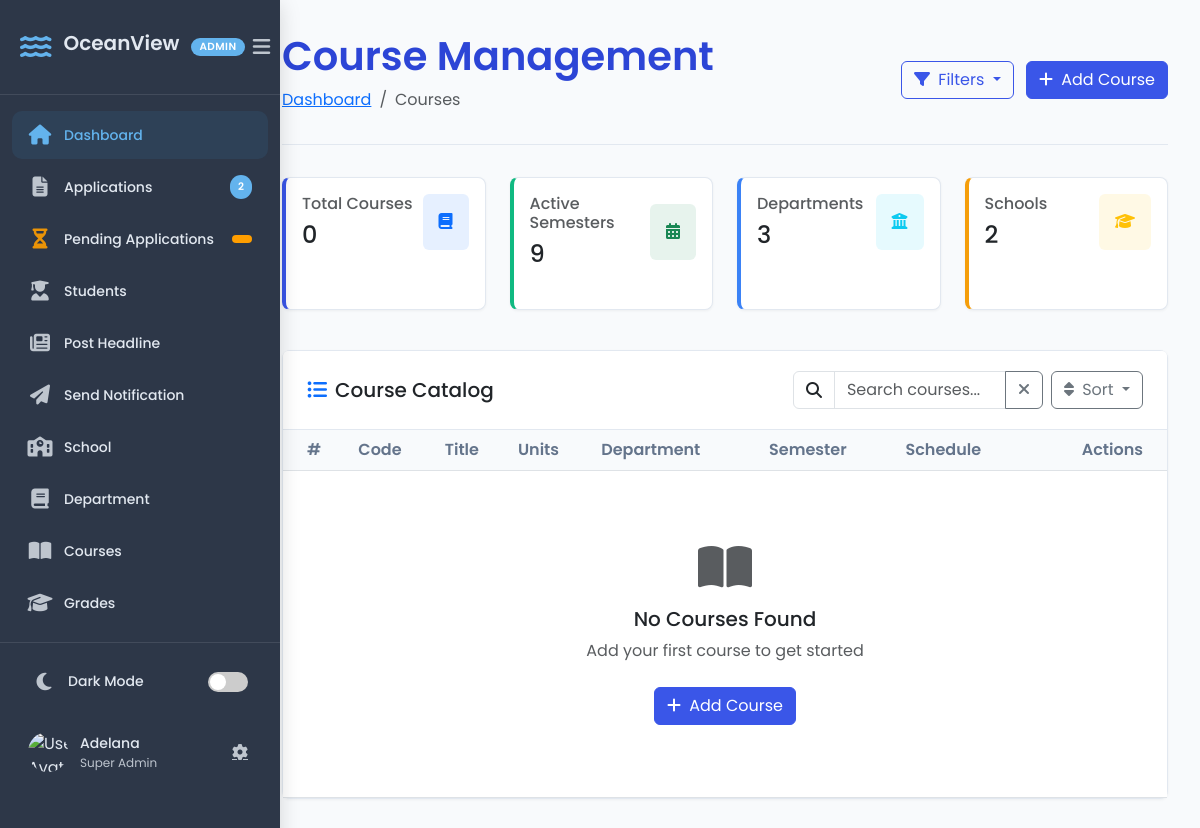
Page /add-course/ (signed in) on the earlier database version.
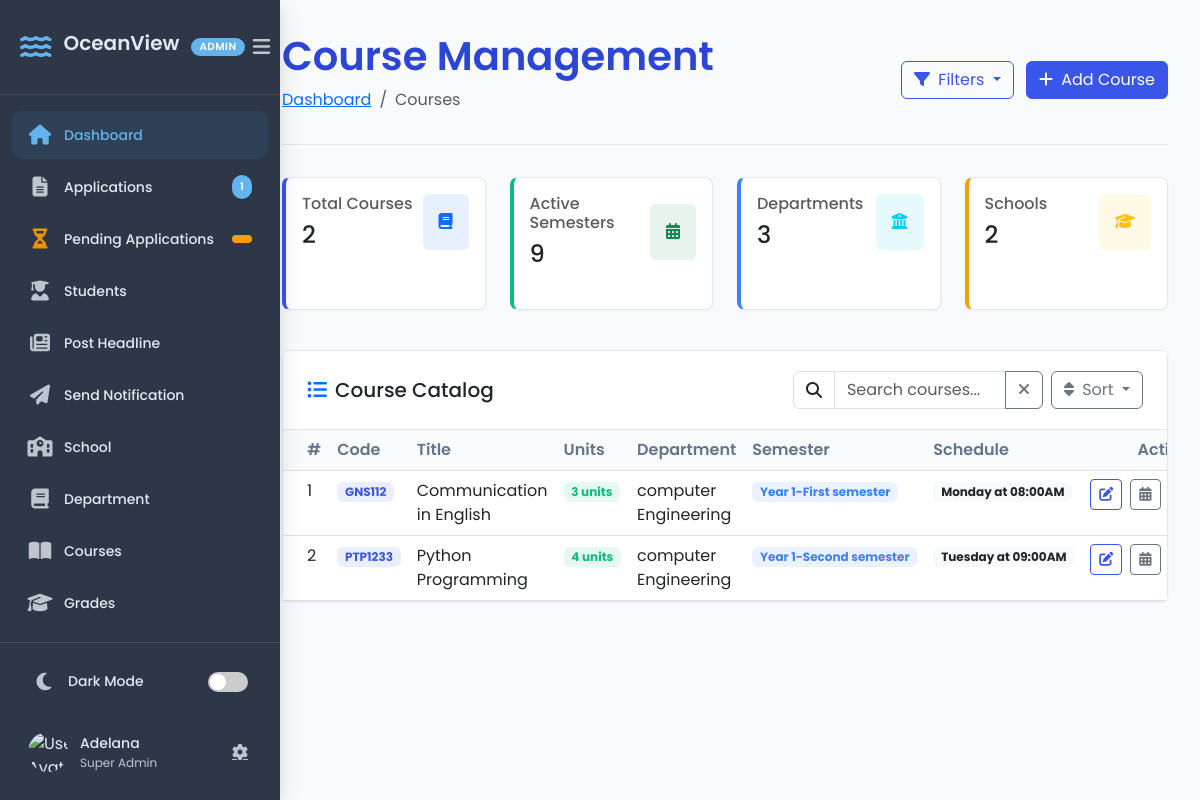
Same page on the later database version.
### portal/models.py (models this page shows, shortened)
class Course(models.Model):
    DAYS_OF_WEEK = [
        ('MON', 'Monday'),
        ('TUE', 'Tuesday'),
        ('WED', 'Wednesday'),
        ('THU', 'Thursday'),
        ('FRI', 'Friday'),
        ('SAT', 'Saturday'),
        ('SUN', 'Sunday'),
    ]
    TIME_SLOTS = [
        ('08:00AM', '08:00 AM'),
        ('09:00AM', '09:00 AM'),
        ('10:00AM', '10:00 AM'),
        ('11:00AM', '11:00 AM'),
        ('12:00PM', '12:00 PM'),
        ('13:00PM', '01:00 PM'),
        ('14:00PM', '02:00 PM'),
        ('15:00PM', '03:00 PM'),
        ('16:00PM', '04:00 PM'),
        ('17:00PM', '05:00 PM'),
    ]
    title = models.CharField(max_length=100)
    code = models.CharField(max_length=10, unique=True)
    unit = models.IntegerField()
    school = models.ForeignKey(School, on_delete=models.CASCADE, related_name="courses")
    department = models.ForeignKey(Department, on_delete=models.CASCADE, related_name="courses")
    semester = models.ForeignKey(Semester, on_delete=models.CASCADE, related_name="courses")
    lecturer = models.ForeignKey(Lecturer, on_delete=models.CASCADE, blank=True, null=True)
    days = MultiSelectField(choices=DAYS_OF_WEEK, blank=True, null=True)
    time = models.CharField(max_length=10, choices=TIME_SLOTS, blank=True, null=True)
    venue = models.CharField(max_length=100, blank=True, null=True)
    syllabus = models.FileField(upload_to="syllabus/", blank=True, null=True)

class Department(models.Model):
    name = models.CharField(max_length=100)
    school = models.ForeignKey(School, on_delete=models.CASCADE, related_name="departments")

class Semester(models.Model):
    name = models.CharField(max_length=20)  # "First" or "Second"
    year = models.ForeignKey(Year, on_delete=models.CASCADE, related_name="semesters")
    class Meta:
        unique_together = ("name", "year")  # Ensure each year has only one "First" & "Second"
    def __str__(self):
        return f"{self.year} - {self.name} Semester"

class Year(models.Model):
    number = models.IntegerField(unique=True)  # Example: 1, 2, 3, 4
    name = models.CharField(max_length=50, default="")
    def __str__(self):
        return f"Year {self.number}"

### crm/views.py (the view)
# urls.py: path("add-course/", add_course, name = "add_course" ),
@login_required
def add_course(request):
    allowed_groups = ['Class Adviser', 'HOD (Head of Department)', 'Dean']
    if not request.user.is_superuser and not request.user.groups.filter(name__in=allowed_groups).exists():
       return HttpResponseForbidden("You do not have permission to view this applicant.")
    schools = School.objects.all()
    departments = Department.objects.all()
    semesters = Semester.objects.all().order_by('-year', 'name')
    total_applications = Application.objects.count()
    if request.method == "POST":
        form = CourseForm(request.POST, request.FILES)
        if form.is_valid():
            course = form.save()
            messages.success(request, f"Course {course.code} - {course.title} created successfully!")
            return redirect('add_course')
        else:
            messages.error(request, "Please correct the errors below.")
    else:
        form = CourseForm()
    all_courses = Course.objects.all().order_by('semester__year', 'semester__name', 'code')
    courses_by_year_semester = {}
    for course in all_courses:
        year = course.semester.year if course.semester else "Unknown"
        semester_name = course.semester.name if course.semester else "Unknown"
        if year not in courses_by_year_semester:
            courses_by_year_semester[year] = {}
        if semester_name not in courses_by_year_semester[year]:
            courses_by_year_semester[year][semester_name] = []
        courses_by_year_semester[year][semester_name].append(course)
    paginator = Paginator(all_courses, 10)
    page_number = request.GET.get('page')
    courses = paginator.get_page(page_number)
    context = {
        "form": form,
        "courses": courses,
        "schools": schools,
        "departments": departments,
        "semesters": semesters,
        "courses_by_year_semester": courses_by_year_semester,
        'total_applications': total_applications,
    }
    return render(request, "crm/add_course.html", context)

### crm/forms.py
class CourseForm(forms.ModelForm):
    class Meta:
        model = Course
        fields = '__all__'
    def __init__(self, *args, **kwargs):
        super().__init__(*args, **kwargs)
        if 'school' in self.data:
            try:
                school_id = int(self.data.get('school'))
                self.fields['department'].queryset = Department.objects.filter(school_id=school_id).order_by('name')
            except (ValueError, TypeError):
                pass
        elif self.instance.pk:
            self.fields['department'].queryset = self.instance.school.department_set.order_by('name')
        else:
            self.fields['department'].queryset = Department.objects.none()

### crm/context_processors.py (called while the page is built)
def user_roles(request):
    if request.user.is_authenticated:
        groups = request.user.groups.values_list("name", flat=True)
        return {"user_groups": groups}
    return {}

### portal/models.py (called while the page is built)
    def __str__(self):
        return self.name

    def __str__(self):
        return self.name

### crm/templates/crm/add_course.html (shortened to what the changed rows need)
{% load static %}
<!DOCTYPE html>
<html lang="en">
<head>
    <link href="https://cdn.jsdelivr.net/npm/bootstrap@5.3.0/dist/css/bootstrap.min.css" rel="stylesheet">
    <link rel="stylesheet" href="https://cdnjs.cloudflare.com/ajax/libs/font-awesome/6.4.0/css/all.min.css">
    <link rel="stylesheet" href="{% static 'crm/css/add_course.css' %}">
</head>
<body>
    {% include 'crm/sidebar.html' %}
    <div class="main-content">
        <div class="page-header">
            <div>
                <h1 class="page-title">Course Management</h1>
            </div>
        </div>
        <div class="row mb-4">
            <div class="col-md-6 col-lg-3 mb-3">
                <div class="card h-100 stat-card-primary">
                    <div class="card-body">
                        <div class="d-flex justify-content-between align-items-center">
                            <div>
                                <h6 class="text-muted mb-2">Total Courses</h6>
                                <h4 class="mb-0">{{ courses.paginator.count }}</h4>
                            </div>
                        </div>
                    </div>
                </div>
            </div>
        </div>
        <div class="card">
            <div class="card-body p-0">
                <div class="table-responsive">
                    <table class="table table-hover mb-0">
                        <thead>
                            <tr>
                                <th class="ps-4">#</th>
                                <th>Code</th>
                                <th>Title</th>
                                <th>Units</th>
                                <th>Department</th>
                                <th>Semester</th>
                                <th>Schedule</th>
                                <th class="text-end pe-4">Actions</th>
                            </tr>
                        </thead>
                        <tbody>
                            {% for course in courses %}
                            <tr>
                                <td class="ps-4">{{ forloop.counter0|add:courses.start_index }}</td>
                                <td>
                                    <span class="badge badge-primary">{{ course.code }}</span>
                                </td>
                                <td>{{ course.title }}</td>
                                <td>
                                    <span class="badge badge-success">{{ course.unit }} units</span>
                                </td>
                                <td>{{ course.department.name }}</td>
                                <td>
                                    <span class="badge badge-info">{{ course.semester.year }}-{{ course.semester.name }} semester</span>
                                </td>
                                <td>
                                    {% if course.days and course.time %}
                                        <span class="badge bg-light text-dark">
                                            {{ course.get_days_display }} at {{ course.time }}
                                        </span>
                                    {% else %}
                                        <span class="badge bg-light text-muted">Not scheduled</span>
                                    {% endif %}
                                </td>
                                <td class="text-end pe-4">
                                    <div class="d-flex justify-content-end">
                                        <button class="btn btn-sm btn-outline-primary me-2 edit-btn" data-course-id="{{ course.id }}">
                                            <i class="fas fa-edit"></i>
                                        </button>
                                        <button class="btn btn-sm btn-outline-secondary me-2 schedule-btn"
                                                data-bs-toggle="modal"
                                                data-bs-target="#scheduleModal"
                                                data-course-id="{{ course.id }}">
                                            <i class="fas fa-calendar-alt"></i>
                                        </button>
                                    </div>
                                </td>
                            </tr>
                            {% empty %}
                            <tr>
                                <td colspan="8" class="text-center py-5">
                                    <div class="py-4">
                                        <i class="fas fa-book-open fa-3x text-muted mb-3"></i>
                                        <h5 class="mb-2">No Courses Found</h5>
                                        <p class="text-muted">Add your first course to get started</p>
                                        <button class="btn btn-primary mt-2" data-bs-toggle="modal" data-bs-target="#courseModal">
                                            <i class="fas fa-plus me-1"></i> Add Course
                                        </button>
                                    </div>
                                </td>
                            </tr>
                            {% endfor %}
                        </tbody>
                    </table>
                </div>
            </div>
        </div>
    </div>
</body>
</html>

### crm/templates/crm/sidebar.html (shortened to what the changed rows need)
{% load static %}
<!DOCTYPE html>
<html lang="en">
<head>
    <link rel="stylesheet" href="https://cdnjs.cloudflare.com/ajax/libs/font-awesome/6.4.0/css/all.min.css">
    <link rel="stylesheet" href="{% static 'crm/css/sidebar.css' %}">
</head>
<body>
<div class="sidebar-container">
    <div class="sidebar">
        <ul class="sidebar-menu">
            {% if request.user.is_superuser or request.user.groups.all.0.name == 'Admission Officer' %}
            <li class="menu-item">
                <a href="{% url 'applicant_list' %}" class="menu-link">
                    <span class="menu-icon"><i class="fas fa-file-alt"></i></span>
                    <span class="menu-text">Applications</span>
                    <span class="menu-badge">{{ total_applications }}</span>
                </a>
            </li>
            <li class="menu-item">
                <a href="{% url 'pending_list' %}" class="menu-link">
                    <span class="menu-icon"><i class="fas fa-hourglass-half"></i></span>
                    <span class="menu-text">Pending Applications</span>
                    <span class="menu-badge badge-warning">{{ total_pending_application }}</span>
                </a>
            </li>
            {% endif %}
        </ul>
    </div>
</div>
</body>
</html>

Differences in the rows shown:
added Course: code "GNS112", title "Communication in English", unit "3", department.name "computer Engineering", semester.year "Year 1", semester.name "First", days "Monday", time "08:00AM"
added Course: code "PTP1233", title "Python Programming", unit "4", department.name "computer Engineering", semester.year "Year 1", semester.name "Second", days "Tuesday", time "09:00AM"
Other differences:
{{ total_applications }}: "2" → "1"
{{ courses.paginator.count }}: "0" → "2"
text no longer shown: "No Courses Found Add your first course to get started Add Course"
